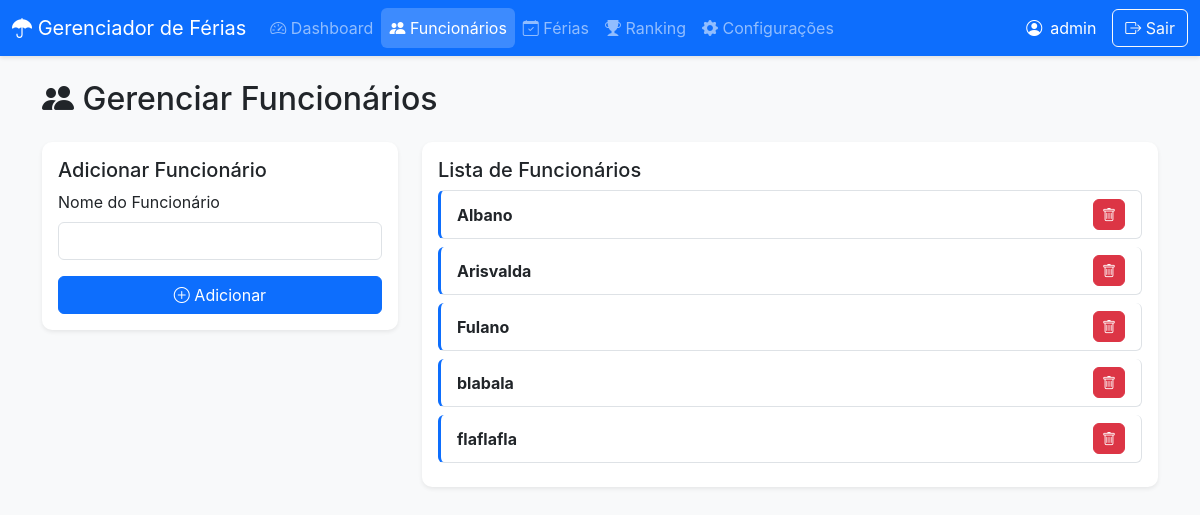
The page /funcionarios (signed in) on the database as committed earlier.
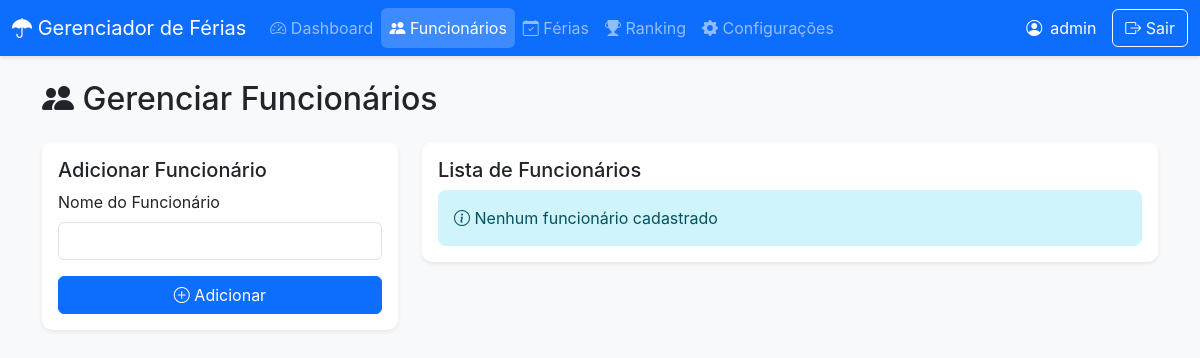
The same page on the database as committed later.
### tables this page shows
CREATE TABLE employees (
            id INTEGER PRIMARY KEY AUTOINCREMENT,
            name TEXT NOT NULL,
            created_at TIMESTAMP DEFAULT CURRENT_TIMESTAMP
        );

### app.py (the view, shortened to what this page needs)
@app.route('/funcionarios', methods=['GET', 'POST'])
@login_required
def funcionarios():
    employees_df = models.get_employees()
    employees = employees_df.to_dict('records') if not employees_df.empty else []
    return render_template('funcionarios.html', employees=employees)

### app.py (called while the page is built)
@app.after_request
def set_security_headers(response):
    response.headers['X-Content-Type-Options'] = 'nosniff'
    response.headers['X-Frame-Options'] = 'DENY'
    response.headers['X-XSS-Protection'] = '1; mode=block'
    response.headers['Strict-Transport-Security'] = 'max-age=31536000; includeSubDomains'
    return response

def login_required(f):
    @wraps(f)
    def decorated_function(*args, **kwargs):
        if 'username' not in session:
            flash('Por favor, faça login para acessar esta página.', 'warning')
            return redirect(url_for('login'))
        return f(*args, **kwargs)
    return decorated_function

### models.py (called while the page is built)
def get_employees():
    conn = sqlite3.connect('vacation_manager.db')
    df = pd.read_sql_query('SELECT * FROM employees ORDER BY name', conn)
    conn.close()
    return df

### templates/funcionarios.html (shortened to what this page needs)
{% extends "base.html" %}
{% block content %}
<h2 class="mb-4"><i class="bi bi-people-fill"></i> Gerenciar Funcionários</h2>
<div class="row">
    <div class="col-md-4 mb-4">
        <div class="card shadow-sm">
            <div class="card-body">
                <h5 class="card-title">Adicionar Funcionário</h5>
                <form method="POST">
                    <div class="mb-3">
                        <label for="name" class="form-label">Nome do Funcionário</label>
                        <input type="text" class="form-control" id="name"
                               name="name" required autofocus>
                    </div>
                    <div class="d-grid">
                        <button type="submit" class="btn btn-primary">
                            <i class="bi bi-plus-circle"></i> Adicionar
                        </button>
                    </div>
                </form>
            </div>
        </div>
    </div>
    <div class="col-md-8">
        <div class="card shadow-sm">
            <div class="card-body">
                <h5 class="card-title">Lista de Funcionários</h5>
                {% if employees %}
                    <div class="list-group">
                        {% for emp in employees %}
                        <div class="list-group-item d-flex justify-content-between align-items-center">
                            <span><strong>{{ emp.name }}</strong></span>
                            <form method="POST" action="{{ url_for('delete_funcionario', employee_id=emp.id) }}"
                                  onsubmit="return confirm('Tem certeza que deseja remover este funcionário? Todas as suas férias também serão removidas.');">
                                <button type="submit" class="btn btn-sm btn-danger">
                                    <i class="bi bi-trash"></i>
                                </button>
                            </form>
                        </div>
                        {% endfor %}
                    </div>
                {% else %}
                    <div class="alert alert-info mb-0">
                        <i class="bi bi-info-circle"></i> Nenhum funcionário cadastrado
                    </div>
                {% endif %}
            </div>
        </div>
    </div>
</div>
{% endblock %}

### templates/base.html (shortened to what this page needs)
<!DOCTYPE html>
<html lang="pt-BR">
<head>
    <link href="https://cdn.jsdelivr.net/npm/bootstrap@5.3.0/dist/css/bootstrap.min.css" rel="stylesheet">
    <link rel="stylesheet" href="https://cdn.jsdelivr.net/npm/bootstrap-icons@1.11.0/font/bootstrap-icons.css">
    <link rel="stylesheet" href="{{ url_for('static', filename='css/style.css') }}">
</head>
<body>
    {% if session.username %}
    <nav class="navbar navbar-expand-lg navbar-dark bg-primary mb-4">
        <div class="container-fluid">
            <a class="navbar-brand" href="{{ url_for('dashboard') }}">
                <i class="bi bi-umbrella-fill"></i> Gerenciador de Férias
            </a>
            <div class="collapse navbar-collapse" id="navbarNav">
                <ul class="navbar-nav me-auto">
                    <li class="nav-item">
                        <a class="nav-link {% if request.endpoint == 'dashboard' %}active{% endif %}"
                           href="{{ url_for('dashboard') }}">
                            <i class="bi bi-speedometer2"></i> Dashboard
                        </a>
                    </li>
                    <li class="nav-item">
                        <a class="nav-link {% if request.endpoint == 'funcionarios' %}active{% endif %}"
                           href="{{ url_for('funcionarios') }}">
                            <i class="bi bi-people-fill"></i> Funcionários
                        </a>
                    </li>
                    <li class="nav-item">
                        <a class="nav-link {% if request.endpoint == 'ferias' %}active{% endif %}"
                           href="{{ url_for('ferias') }}">
                            <i class="bi bi-calendar-check"></i> Férias
                        </a>
                    </li>
                    <li class="nav-item">
                        <a class="nav-link {% if request.endpoint == 'ranking' %}active{% endif %}"
                           href="{{ url_for('ranking') }}">
                            <i class="bi bi-trophy-fill"></i> Ranking
                        </a>
                    </li>
                    <li class="nav-item">
                        <a class="nav-link {% if request.endpoint == 'configuracoes' %}active{% endif %}"
                           href="{{ url_for('configuracoes') }}">
                            <i class="bi bi-gear-fill"></i> Configurações
                        </a>
                    </li>
                </ul>
                <div class="d-flex align-items-center text-white me-3">
                    <i class="bi bi-person-circle me-2"></i>
                    <span>{{ session.username }}</span>
                </div>
                <a href="{{ url_for('logout') }}" class="btn btn-outline-light">
                    <i class="bi bi-box-arrow-right"></i> Sair
                </a>
            </div>
        </div>
    </nav>
    {% endif %}
    <main class="container">
        {% block content %}{% endblock %}
    </main>
</body>
</html>

### static/css/style.css (style rules this page uses)
body { min-height: 100vh; background-color: #f8f9fa; font-family: -apple-system, BlinkMacSystemFont, 'Segoe UI', Roboto, 'Helvetica Neue', Arial, sans-serif; }
.card { border: none; border-radius: 10px; transition: transform 0.2s; }
.navbar { box-shadow: 0 2px 4px rgba(0,0,0,.1); }
.btn { border-radius: 6px; transition: all 0.2s; }
.alert { border-radius: 8px; border: none; }
.alert { animation: fadeIn 0.3s ease-in; }
.nav-link { transition: all 0.2s; }
.nav-link.active { background-color: rgba(255,255,255,.2); border-radius: 6px; }

Rows that differ between the two databases and show on the page:
removed employees: name "Albano"
removed employees: name "Arisvalda"
removed employees: name "Fulano"
removed employees: name "blabala"
removed employees: name "flaflafla"
Other text that changed with them:
text now shown: "Nenhum funcionário cadastrado"
